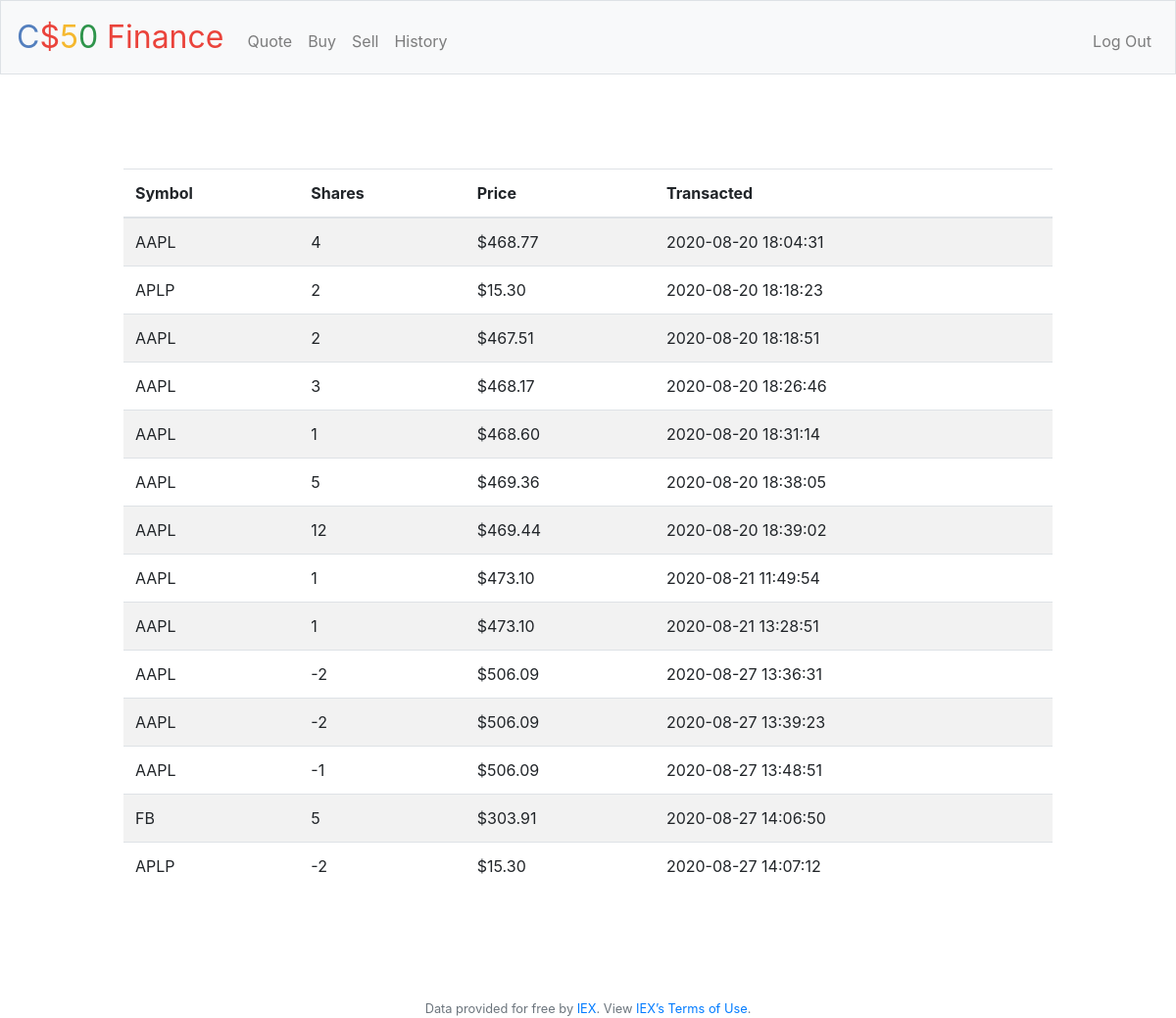
The app's page /history (signed in) with its own data.
### tables this page shows
CREATE TABLE "transactions" (
	"user_id"	INTEGER NOT NULL,
	"symbol"	TEXT NOT NULL,
	"shares"	NUMERIC NOT NULL,
	"price"	NUMERIC NOT NULL,
	"transacted"	DATETIME NOT NULL,
	"transaction_id"	INTEGER NOT NULL,
	FOREIGN KEY("user_id") REFERENCES "users"("id"),
	PRIMARY KEY("transaction_id" AUTOINCREMENT)
);

### application.py (the view)
@app.route("/history")
@login_required
def history():
    rows = db.execute(
        "SELECT symbol, shares, price, transacted, cash FROM transactions INNER JOIN users ON users.id = transactions.user_id WHERE user_id = :user_id",
        user_id=session["user_id"])
    return render_template("history.html",
                           rows=rows)

### application.py (called while the page is built)
@app.after_request
def after_request(response):
    response.headers["Cache-Control"] = "no-cache, no-store, must-revalidate"
    response.headers["Expires"] = 0
    response.headers["Pragma"] = "no-cache"
    return response

### helpers.py (called while the page is built)
def login_required(f):
    @wraps(f)
    def decorated_function(*args, **kwargs):
        if session.get("user_id") is None:
            return redirect("/login")
        return f(*args, **kwargs)
    return decorated_function

### templates/history.html (shortened to what this page needs)
{% extends "layout.html" %}
{% block main %}
<main class="container p-5">
    <table class="table table-striped">
        <thead>
            <tr>
                <th>Symbol</th>
                <th>Shares</th>
                <th>Price</th>
                <th>Transacted</th>
            </tr>
        </thead>
        <tbody>
            {% for row in rows %}
            <tr>
                <td>{{ row["symbol"] }}</td>
                <td>{{ row["shares"] }}</td>
                <td>{{ row["price"] }}</td>
                <td>{{ row["transacted"] }}</td>
            </tr>
            {% endfor %}
        </tbody>
    </table>
</main>
{% endblock %}

### static/styles.css (style rules this page uses)
main { overflow-x: auto; text-align: center; }
main table { text-align: left; }

### records on screen
transactions: symbol "AAPL", shares "4", price "$468.77", transacted "2020-08-20 18:04:31"
transactions: symbol "APLP", shares "2", price "$15.30", transacted "2020-08-20 18:18:23"
transactions: symbol "AAPL", shares "2", price "$467.51", transacted "2020-08-20 18:18:51"
transactions: symbol "AAPL", shares "3", price "$468.17", transacted "2020-08-20 18:26:46"
transactions: symbol "AAPL", shares "1", price "$468.60", transacted "2020-08-20 18:31:14"
transactions: symbol "AAPL", shares "5", price "$469.36", transacted "2020-08-20 18:38:05"
transactions: symbol "AAPL", shares "12", price "$469.44", transacted "2020-08-20 18:39:02"
transactions: symbol "AAPL", shares "1", price "$473.10", transacted "2020-08-21 11:49:54"
transactions: symbol "AAPL", shares "1", price "$473.10", transacted "2020-08-21 13:28:51"
transactions: symbol "AAPL", shares "-2", price "$506.09", transacted "2020-08-27 13:36:31"
transactions: symbol "AAPL", shares "-2", price "$506.09", transacted "2020-08-27 13:39:23"
transactions: symbol "AAPL", shares "-1", price "$506.09", transacted "2020-08-27 13:48:51"
transactions: symbol "FB", shares "5", price "$303.91", transacted "2020-08-27 14:06:50"
transactions: symbol "APLP", shares "-2", price "$15.30", transacted "2020-08-27 14:07:12"
